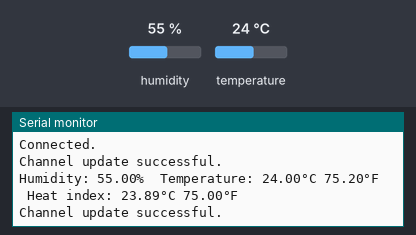
This sketch was run on a simulated Arduino MKR. On the bench: the last lines printed to the serial monitor. The inputs (shaded band) are chosen by the test bench; at power-on: humidity 55 %, temperature 24 °C. WiFi joins after 1.5 s; servers stay silent unless stated.

Above: at 17.6 s.
17.7 s: humidity set to 22 %
At 27.38 s:
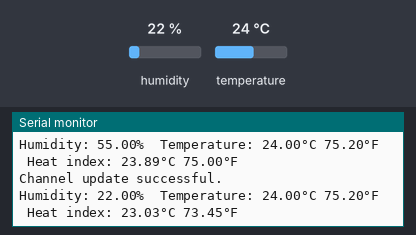
30.3 s: temperature set to 12 °C
At 39.2 s:
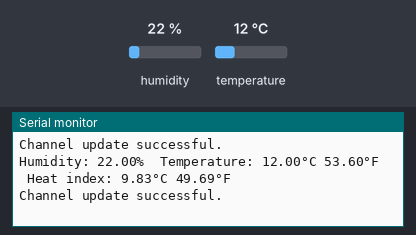
42.9 s: humidity set to 40 %
At 49.1 s:
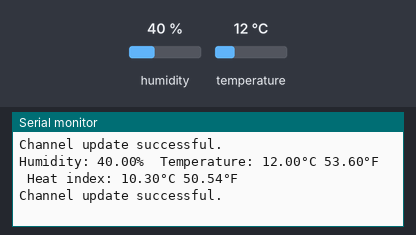
Timing chart, 0 to 50.6 s (numbered marks = the images above; inputs shaded):
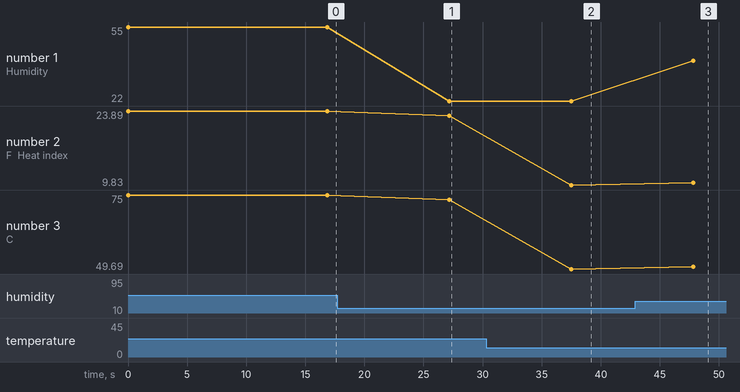

The sketch:

DHTSensor.ino
```cpp
#include <WiFiNINA.h>
#include <ThingSpeak.h>
#include "DHT.h"
#include "secrets.h"

#define DHTPIN 3     // Digital pin connected to the DHT sensor
// Feather HUZZAH ESP8266 note: use pins 3, 4, 5, 12, 13 or 14 --
// Pin 15 can work but DHT must be disconnected during program upload.

// Uncomment whatever type you're using!
//#define DHTTYPE DHT11   // DHT 11
#define DHTTYPE DHT11  // DHT 22  (AM2302), AM2321
//#define DHTTYPE DHT21   // DHT 21 (AM2301)

char ssid[] = SECRET_SSID;   // your network SSID (name)
char pass[] = SECRET_PASS;   // your network password
int keyIndex = 0;            // your network key Index number (needed only for WEP)
WiFiClient  client;
String myStatus = "";

unsigned long myChannelNumber = SECRET_CH_ID;
const char * myWriteAPIKey = SECRET_WRITE_APIKEY;


// Connect pin 1 (on the left) of the sensor to +5V
// NOTE: If using a board with 3.3V logic like an Arduino Due connect pin 1
// to 3.3V instead of 5V!
// Connect pin 2 of the sensor to whatever your DHTPIN is
// Connect pin 3 (on the right) of the sensor to GROUND (if your sensor has 3 pins)
// Connect pin 4 (on the right) of the sensor to GROUND and leave the pin 3 EMPTY (if your sensor has 4 pins)
// Connect a 10K resistor from pin 2 (data) to pin 1 (power) of the sensor

// Initialize DHT sensor.
// Note that older versions of this library took an optional third parameter to
// tweak the timings for faster processors.  This parameter is no longer needed
// as the current DHT reading algorithm adjusts itself to work on faster procs.
DHT dht(DHTPIN, DHTTYPE);

void setup() {
  Serial.begin(9600);      // Initialize serial
  while (!Serial) {
    ; // wait for serial port to connect. Needed for Leonardo native USB port only
  }
  dht.begin();
  ThingSpeak.begin(client);  // Initialize ThingSpeak
}


void loop() {


  // Reading temperature or humidity takes about 250 milliseconds!
  // Sensor readings may also be up to 2 seconds 'old' (its a very slow sensor)
  float h = dht.readHumidity();
  // Read temperature as Celsius (the default)
  float t = dht.readTemperature();
  // Read temperature as Fahrenheit (isFahrenheit = true)
  float f = dht.readTemperature(true);

  // Check if any reads failed and exit early (to try again).
  if (isnan(h) || isnan(t) || isnan(f)) {
    Serial.println(F("Failed to read from DHT sensor!"));
    return;
  }

  // Compute heat index in Fahrenheit (the default)
  float hif = dht.computeHeatIndex(f, h);
  // Compute heat index in Celsius (isFahreheit = false)
  float hic = dht.computeHeatIndex(t, h, false);

  Serial.print(F("Humidity: "));
  Serial.print(h);
  Serial.print(F("%  Temperature: "));
  Serial.print(t);
  Serial.print(F("°C "));
  Serial.print(f);
  Serial.print(F("°F  Heat index: "));
  Serial.print(hic);
  Serial.print(F("°C "));
  Serial.print(hif);
  Serial.println(F("°F"));

  // Connect or reconnect to WiFi
  if(WiFi.status() != WL_CONNECTED){
    Serial.print("Attempting to connect to SSID: ");
    Serial.println(SECRET_SSID);
    while(WiFi.status() != WL_CONNECTED){
      WiFi.begin(ssid, pass);  // Connect to WPA/WPA2 network. Change this line if using open or WEP network
      Serial.print(".");
      delay(5000);
    }
    Serial.println("\nConnected.");
  }

  // set the fields with the values
  ThingSpeak.setField(1, t);
  ThingSpeak.setField(2, h);


  // set the status
  ThingSpeak.setStatus(myStatus);

  // write to the ThingSpeak channel
  int x = ThingSpeak.writeFields(myChannelNumber, myWriteAPIKey);
  if(x == 200){
    Serial.println("Channel update successful.");
  }
  else{
    Serial.println("Problem updating channel. HTTP error code " + String(x));
  }

  delay(10000);

}
```

secrets.h
```cpp
// Use this file to store all of the private credentials
// and connection details

#define SECRET_SSID "Eriks phone"		// replace MySSID with your WiFi network name
#define SECRET_PASS "erikerikerik1"	// replace MyPassword with your WiFi password

#define SECRET_CH_ID 2467067			// replace 0000000 with your channel number
#define SECRET_WRITE_APIKEY "4OH1VO2E37Y9MMRT"   // replace XYZ with your channel write API Key
```

Measured:
- after the input at 17.7 s, the serial monitor: prints a new line after 9.5 s (image 1)
- after the input at 30.3 s, the serial monitor: prints a new line after 7.2 s (image 2)
- after the input at 42.9 s, the serial monitor: prints a new line after 4.9 s (image 3)
- plotted number 1: 55 → 22 after the input at 17.7 s, 22 → 40 after the input at 42.9 s
- plotted number 2: 23.89 → 23.03 after the input at 17.7 s, 23.03 → 9.83 after the input at 30.3 s, 9.83 → 10.3 after the input at 42.9 s
- plotted number 3: 75 → 73.45 after the input at 17.7 s, 73.45 → 49.69 after the input at 30.3 s, 49.69 → 50.54 after the input at 42.9 s
